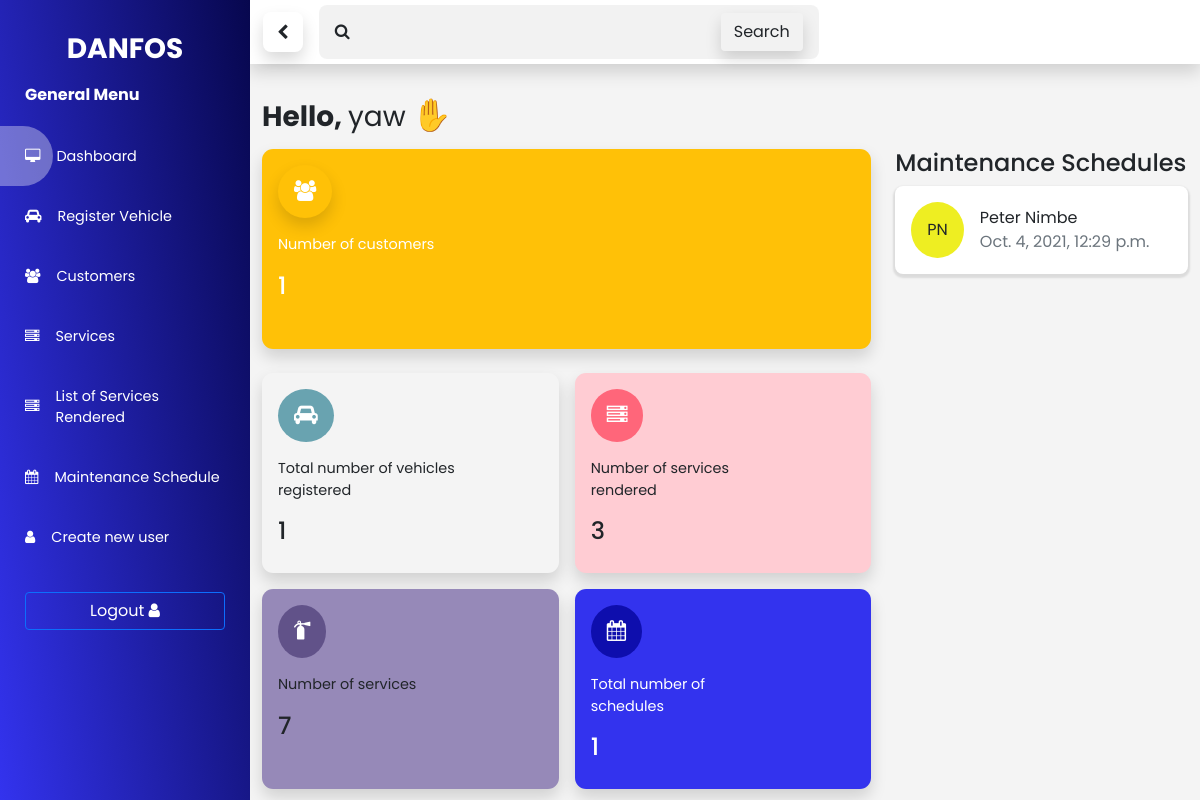
Before: / (signed in) with the older database file.
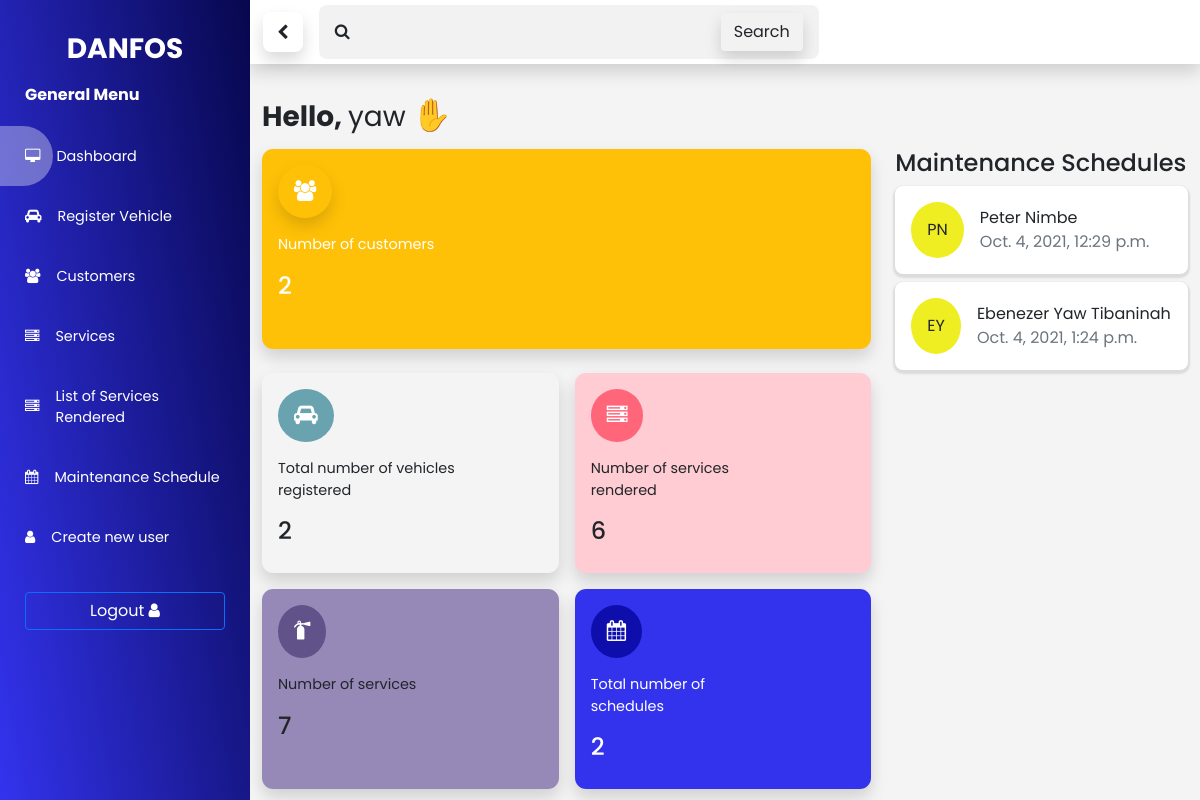
After: the same page with the newer database file.
### vehicle/models.py (models this page shows, shortened)
class ScheduleMaintenance(models.Model):
  customer = models.OneToOneField(to=Customer, on_delete=models.CASCADE, primary_key=True, unique=True)
  date = models.DateField(auto_now_add=True)
  created_at = models.DateTimeField(auto_now=True)

class Customer(models.Model):
  id = models.AutoField(primary_key=True)
  fullname = models.CharField(max_length=200)
  phone = models.CharField(max_length=10)
  email = models.EmailField(max_length=100, blank=True)
  address = models.TextField(default='no address provided', blank=True)
  vehicles = models.ManyToManyField(Vehicle, related_name='vehicles' , blank=True)
  created_at = models.DateTimeField(auto_now_add=True)
  @property
  def get_initials(self):
    name = self.fullname
    first_name_initial = self.fullname[0].upper()
    last_name_index = [i for i in range(len(name)) if name[i] == ' '][0] + 1
    last_name_initial = name[last_name_index]
    initials = '{}{}'.format(first_name_initial, last_name_initial)
    return initials

### vehicle/views.py (the view)
# urls.py: path('', initiatePayment, name='home'),
@login_required(login_url='auth/login')
def home(request):
  _number_of_customers = Customer.objects.all().count()
  _number_of_services = Service.objects.all().count()
  _number_of_vehicles = Vehicle.objects.all().count()
  _number_of_total_maintenance = Maintenance.objects.all().count()
  _schedule_maintenance = ScheduleMaintenance.objects.all()
  context = {
    'data': {
      'customers': _number_of_customers,
      'services': _number_of_services,
      'vehicles': _number_of_vehicles,
      'maintenance': _number_of_total_maintenance,
      'scheduled_maintenance': _schedule_maintenance
    }
  }
  return render(request, 'vehicle/index.html', context)

### vehicle/templates/vehicle/index.html (shortened to what this page needs)
{% extends "admin_base.html" %}
{% block Content %}
  <div class="container mt-4">
    <div class="greeting ">
      <h3>Hello, <span class='span-1'>{{request.user}}</span> <span class="span-2">&#9995</span></h3>
    </div>
    <div class="row">
      <div class="col-md-8 ">
        <div class="mycard shadow bg-warning text-white mb-4">
          <div class="mycard-icon bg-warning shadow">
            <i class="fa fa-users"></i>
          </div>
          <p class="mycard-text">Number of customers</p>
          <div class="mycard-sum ">
            <h4>{{data.customers}}</h4>
          </div>
        </div>
        <div class="reports">
          <div class="mycard shadow">
            <div class="mycard-icon">
              <i class="fa fa-car"></i>
            </div>
            <p class="mycard-text">Total number of vehicles registered</p>
            <div class="mycard-sum">
              <h4>{{data.vehicles}}</h4>
            </div>
          </div>
          <div class="mycard shadow">
            <div class="mycard-icon">
              <i class="fa fa-server"></i>
            </div>
            <p class="mycard-text">Number of services rendered</p>
            <div class="mycard-sum">
              <h4>{{data.maintenance}}</h4>
            </div>
          </div>
          <div class="mycard shadow">
            <div class="mycard-icon">
              <i class="fa fa-fire-extinguisher"></i>
            </div>
            <p class="mycard-text">Number of services</p>
            <div class="mycard-sum">
              <h4>{{data.services}}</h4>
            </div>
          </div>
          <div class="mycard shadow text-white">
            <div class="mycard-icon">
              <i class="fa fa-calendar"></i>
            </div>
            <p class="mycard-text">Total number of schedules</p>
            <div class="mycard-sum ">
              <h4>{{data.scheduled_maintenance.count}}</h4>
            </div>
          </div>
        </div>
      </div>
      <div class="col-md-4">
        <div class="maintenace-list">
          <h4>Maintenance Schedules</h4>
          {% for scheduled in data.scheduled_maintenance %}
          <div class="tile">
            <div class="tile-start">
              <p>{{scheduled.customer.get_initials}}</p>
            </div>
            <div class="tile-body">
              <p>{{scheduled.customer.fullname}}</p>
              <p class="text-muted">{{scheduled.customer.created_at}}</p>
            </div>
          </div>
          {% endfor %}
        </div>
      </div>
    </div>
  </div>
{% endblock Content %}

Changed rows visible on the page:
added ScheduleMaintenance: customer.get_initials "EY", customer.fullname "Ebenezer Yaw Tibaninah", customer.created_at "Oct. 4, 2021, 1:24 p.m."
Other visible differences:
{{ data.customers }}: "1" → "2"
{{ data.vehicles }}: "1" → "2"
{{ data.maintenance }}: "3" → "6"
{{ data.scheduled_maintenance.count }}: "1" → "2"
